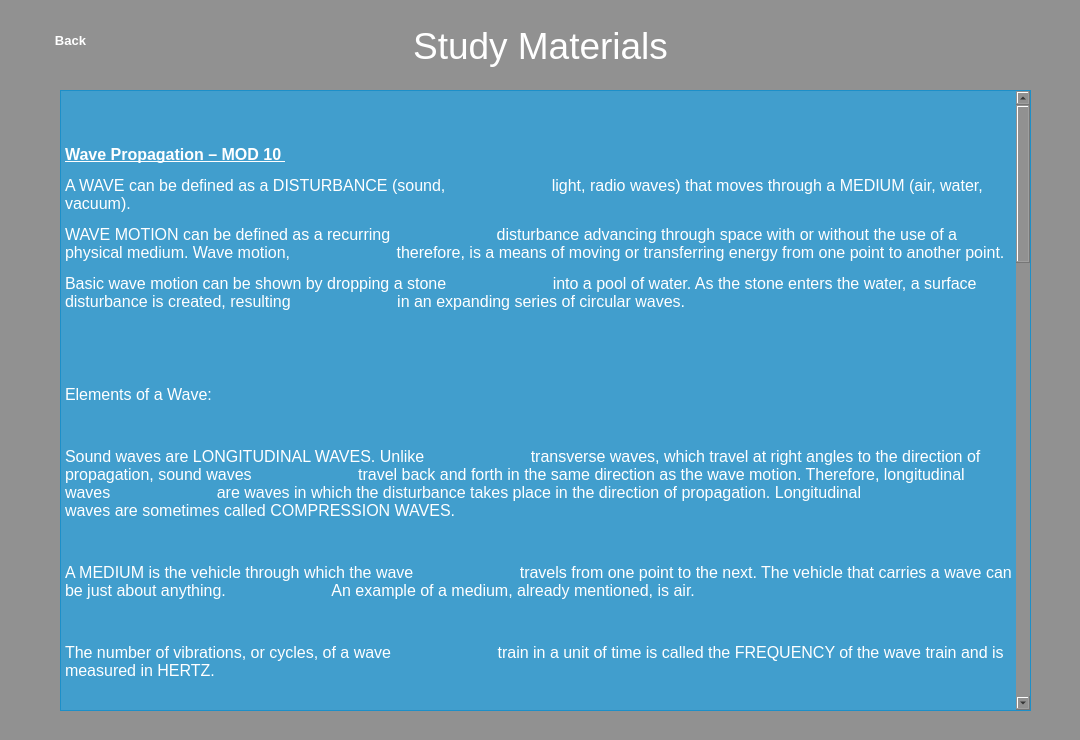
<?xml version="1.0" encoding="UTF-8"?>
<ui version="4.0">
    <class>MainWindow</class>
    <widget class="QMainWindow" name="MainWindow">
        <property name="geometry">
            <rect>
                <x>0</x>
                <y>0</y>
                <width>1080</width>
                <height>740</height>
            </rect>
        </property>
        <property name="minimumSize">
            <size>
                <width>1080</width>
                <height>740</height>
            </size>
        </property>
        <property name="maximumSize">
            <size>
                <width>1080</width>
                <height>740</height>
            </size>
        </property>
        <property name="windowTitle">
            <string>NEBULA - Study Materials</string>
        </property>
        <property name="styleSheet">
            <string notr="true">background-color: rgb(145, 145, 145);</string>
        </property>
        <widget class="QWidget" name="centralwidget">
            <widget class="QLabel" name="imgBackground">
                <property name="geometry">
                    <rect>
                        <x>0</x>
                        <y>0</y>
                        <width>1200</width>
                        <height>850</height>
                    </rect>
                </property>
                <property name="text">
                    <string/>
                </property>
                <property name="scaledContents">
                    <bool>true</bool>
                </property>
            </widget>
            <widget class="QTextBrowser" name="txtInput">
                <property name="geometry">
                    <rect>
                        <x>60</x>
                        <y>90</y>
                        <width>971</width>
                        <height>621</height>
                    </rect>
                </property>
                <property name="font">
                    <font>
                        <family>Segoe UI</family>
                        <pointsize>12</pointsize>
                    </font>
                </property>
                <property name="styleSheet">
                    <string notr="true">background-color: rgba(0, 170, 255, 55%);
                        color: rgb(255, 255, 255);
                    </string>
                </property>
                <property name="html">
                    <string>&lt;!DOCTYPE HTML PUBLIC &quot;-//W3C//DTD HTML 4.0//EN&quot; &quot;http://www.w3.org/TR/REC-html40/strict.dtd&quot;&gt;
                        &lt;html&gt;&lt;head&gt;&lt;meta name=&quot;qrichtext&quot; content=&quot;1&quot; /&gt;&lt;style
                        type=&quot;text/css&quot;&gt;
                        p, li { white-space: pre-wrap; }
                        &lt;/style&gt;&lt;/head&gt;&lt;body style=&quot; font-family:'Segoe UI'; font-size:12pt;
                        font-weight:400; font-style:normal;&quot;&gt;
                        &lt;p style=&quot; margin-top:12px; margin-bottom:12px; margin-left:0px; margin-right:0px;
                        -qt-block-indent:0; text-indent:0px;&quot;&gt;&lt;span style=&quot; font-weight:600;
                        text-decoration: underline;&quot;&gt;Wave Propagation – MOD 10 &lt;/span&gt;&lt;/p&gt;
                        &lt;p style=&quot; margin-top:12px; margin-bottom:12px; margin-left:0px; margin-right:0px;
                        -qt-block-indent:0; text-indent:0px;&quot;&gt;A WAVE can be defined as a DISTURBANCE (sound,
                        light, radio waves) that moves through a MEDIUM (air, water, vacuum). &lt;/p&gt;
                        &lt;p style=&quot; margin-top:12px; margin-bottom:12px; margin-left:0px; margin-right:0px;
                        -qt-block-indent:0; text-indent:0px;&quot;&gt;WAVE MOTION can be defined as a recurring
                        disturbance advancing through space with or without the use of a physical medium. Wave motion,
                        therefore, is a means of moving or transferring energy from one point to another point. &lt;/p&gt;
                        &lt;p style=&quot; margin-top:12px; margin-bottom:12px; margin-left:0px; margin-right:0px;
                        -qt-block-indent:0; text-indent:0px;&quot;&gt;Basic wave motion can be shown by dropping a stone
                        into a pool of water. As the stone enters the water, a surface disturbance is created, resulting
                        in an expanding series of circular waves. &lt;/p&gt;
                        &lt;p style=&quot; margin-top:12px; margin-bottom:12px; margin-left:0px; margin-right:0px;
                        -qt-block-indent:0; text-indent:0px;&quot;&gt;&lt;img src=&quot;file:///C:/Users/Justin/AppData/Local/Temp/msohtmlclip1/01/clip_image002.jpg&quot;
                        width=&quot;356&quot; height=&quot;259&quot; /&gt; &lt;/p&gt;
                        &lt;p style=&quot; margin-top:12px; margin-bottom:12px; margin-left:0px; margin-right:0px;
                        -qt-block-indent:0; text-indent:0px;&quot;&gt;  &lt;/p&gt;
                        &lt;p style=&quot; margin-top:12px; margin-bottom:12px; margin-left:0px; margin-right:0px;
                        -qt-block-indent:0; text-indent:0px;&quot;&gt;Elements of a Wave: &lt;/p&gt;
                        &lt;p style=&quot; margin-top:12px; margin-bottom:12px; margin-left:0px; margin-right:0px;
                        -qt-block-indent:0; text-indent:0px;&quot;&gt;&lt;img src=&quot;file:///C:/Users/Justin/AppData/Local/Temp/msohtmlclip1/01/clip_image004.jpg&quot;
                        width=&quot;624&quot; height=&quot;265&quot; /&gt; &lt;/p&gt;
                        &lt;p style=&quot; margin-top:12px; margin-bottom:12px; margin-left:0px; margin-right:0px;
                        -qt-block-indent:0; text-indent:0px;&quot;&gt;Sound waves are LONGITUDINAL WAVES. Unlike
                        transverse waves, which travel at right angles to the direction of propagation, sound waves
                        travel back and forth in the same direction as the wave motion. Therefore, longitudinal waves
                        are waves in which the disturbance takes place in the direction of propagation. Longitudinal
                        waves are sometimes called COMPRESSION WAVES. &lt;/p&gt;
                        &lt;p style=&quot; margin-top:12px; margin-bottom:12px; margin-left:0px; margin-right:0px;
                        -qt-block-indent:0; text-indent:0px;&quot;&gt;  &lt;/p&gt;
                        &lt;p style=&quot; margin-top:12px; margin-bottom:12px; margin-left:0px; margin-right:0px;
                        -qt-block-indent:0; text-indent:0px;&quot;&gt;A MEDIUM is the vehicle through which the wave
                        travels from one point to the next. The vehicle that carries a wave can be just about anything.
                        An example of a medium, already mentioned, is air. &lt;/p&gt;
                        &lt;p style=&quot; margin-top:12px; margin-bottom:12px; margin-left:0px; margin-right:0px;
                        -qt-block-indent:0; text-indent:0px;&quot;&gt;  &lt;/p&gt;
                        &lt;p style=&quot; margin-top:12px; margin-bottom:12px; margin-left:0px; margin-right:0px;
                        -qt-block-indent:0; text-indent:0px;&quot;&gt;The number of vibrations, or cycles, of a wave
                        train in a unit of time is called the FREQUENCY of the wave train and is measured in HERTZ. &lt;/p&gt;
                        &lt;p style=&quot; margin-top:12px; margin-bottom:12px; margin-left:0px; margin-right:0px;
                        -qt-block-indent:0; text-indent:0px;&quot;&gt;  &lt;/p&gt;
                        &lt;p style=&quot; margin-top:12px; margin-bottom:12px; margin-left:0px; margin-right:0px;
                        -qt-block-indent:0; text-indent:0px;&quot;&gt;There are two basic fields associated with every
                        antenna; an INDUCTION FIELD and a RADIATION FIELD. &lt;/p&gt;
                        &lt;p style=&quot; margin-top:12px; margin-bottom:12px; margin-left:0px; margin-right:0px;
                        -qt-block-indent:0; text-indent:0px;&quot;&gt;The PERIOD of a radio wave is simply the amount of
                        time required for the completion of one full cycle &lt;/p&gt;
                        &lt;p style=&quot; margin-top:12px; margin-bottom:12px; margin-left:0px; margin-right:0px;
                        -qt-block-indent:0; text-indent:0px;&quot;&gt;&lt;img src=&quot;file:///C:/Users/Justin/AppData/Local/Temp/msohtmlclip1/01/clip_image006.jpg&quot;
                        width=&quot;624&quot; height=&quot;183&quot; /&gt; &lt;/p&gt;
                        &lt;p style=&quot; margin-top:12px; margin-bottom:12px; margin-left:0px; margin-right:0px;
                        -qt-block-indent:0; text-indent:0px;&quot;&gt;  &lt;/p&gt;
                        &lt;p style=&quot; margin-top:12px; margin-bottom:12px; margin-left:0px; margin-right:0px;
                        -qt-block-indent:0; text-indent:0px;&quot;&gt;Refraction - the bending of the waves as they move
                        from one medium into another &lt;/p&gt;
                        &lt;p style=&quot; margin-top:12px; margin-bottom:12px; margin-left:0px; margin-right:0px;
                        -qt-block-indent:0; text-indent:0px;&quot;&gt;A radio wave that meets an obstacle has a natural
                        tendency to bend around the obstacle. The bending, called diffraction, results in a change of
                        direction of part of the wave energy from the normal line-of-sight path. &lt;/p&gt;
                        &lt;p style=&quot; margin-top:12px; margin-bottom:12px; margin-left:0px; margin-right:0px;
                        -qt-block-indent:0; text-indent:0px;&quot;&gt;The troposphere is the portion of the Earth's
                        atmosphere that extends from the surface of the Earth to a height of about 3.7 miles (6 km) at
                        the North Pole or the South Pole and 11.2 miles (18 km) at the equator. Virtually all weather
                        phenomena take place in the troposphere. The temperature in this region decreases rapidly with
                        altitude, clouds form, and there may be much turbulence because of variations in temperature,
                        density, and pressure. These conditions have a great effect on the propagation of radio waves.
                        &lt;/p&gt;
                        &lt;p style=&quot; margin-top:12px; margin-bottom:12px; margin-left:0px; margin-right:0px;
                        -qt-block-indent:0; text-indent:0px;&quot;&gt;The stratosphere is located between the
                        troposphere and the ionosphere. The temperature throughout this region is considered to be
                        almost constant and there is little water vapor present. The stratosphere has relatively little
                        effect on radio waves because it is a relatively calm region with little or no temperature
                        changes. &lt;/p&gt;
                        &lt;p style=&quot; margin-top:12px; margin-bottom:12px; margin-left:0px; margin-right:0px;
                        -qt-block-indent:0; text-indent:0px;&quot;&gt;The ionosphere extends upward from about 31.1
                        miles (50 km) to a height of about 250 miles (402 km). It contains four cloud-like layers of
                        electrically charged ions, which enable radio waves to be propagated to great distances around
                        the Earth. This is the most important region of the atmosphere for long distance point-to-point
                        communications. &lt;/p&gt;
                        &lt;p style=&quot; margin-top:12px; margin-bottom:12px; margin-left:0px; margin-right:0px;
                        -qt-block-indent:0; text-indent:0px;&quot;&gt;The ionosphere is composed of three layers
                        designated D, E, and F, from lowest level to highest level. The F layer is further divided into
                        two layers designated F1 (the lower layer) and F2 (the higher layer). &lt;/p&gt;
                        &lt;p style=&quot; margin-top:12px; margin-bottom:12px; margin-left:0px; margin-right:0px;
                        -qt-block-indent:0; text-indent:0px;&quot;&gt;&lt;span style=&quot; font-family:'Symbol';&quot;&gt;·&lt;/span&gt;&lt;span
                        style=&quot; font-family:'Times New Roman'; font-size:7pt;&quot;&gt;        &lt;/span&gt;The D
                        layer ranges from about 30 to 55 miles. Ionization in the D layer is low because it is the
                        lowest region of the ionosphere. This layer has the ability to refract signals of low
                        frequencies. High frequencies pass right through it and are attenuated. After sunset, the D
                        layer disappears because of the rapid recombination of ions. &lt;/p&gt;
                        &lt;p style=&quot; margin-top:12px; margin-bottom:12px; margin-left:0px; margin-right:0px;
                        -qt-block-indent:0; text-indent:0px;&quot;&gt;&lt;span style=&quot; font-family:'Symbol';&quot;&gt;·&lt;/span&gt;&lt;span
                        style=&quot; font-family:'Times New Roman'; font-size:7pt;&quot;&gt;        &lt;/span&gt;The E
                        layer limits are from about 55 to 90 miles. This layer is also known as the Kennelly- Heaviside
                        layer, because these two men were the first to propose its existence. The rate of ionic
                        recombination in this layer is rather rapid after sunset and the layer is almost gone by
                        midnight. This layer has the ability to refract signals as high as 20 megahertz. For this
                        reason, it is valuable for communications in ranges up to about 1500 miles. &lt;/p&gt;
                        &lt;p style=&quot; margin-top:12px; margin-bottom:12px; margin-left:0px; margin-right:0px;
                        -qt-block-indent:0; text-indent:0px;&quot;&gt;&lt;span style=&quot; font-family:'Symbol';&quot;&gt;·&lt;/span&gt;&lt;span
                        style=&quot; font-family:'Times New Roman'; font-size:7pt;&quot;&gt;        &lt;/span&gt;The F
                        layer exists from about 90 to 240 miles. During the daylight hours, the F layer separates into
                        two layers, the F1 and F2 layers. The ionization level in these layers is quite high and varies
                        widely during the day. At noon, this portion of the atmosphere is closest to the sun and the
                        degree of ionization is maximum. Since the atmosphere is rarefied at these heights,
                        recombination occurs slowly after sunset. Therefore, a fairly constant ionized layer is always
                        present. The F layers are responsible for high-frequency, long distance transmission. &lt;/p&gt;
                        &lt;p style=&quot; margin-top:12px; margin-bottom:12px; margin-left:0px; margin-right:0px;
                        -qt-block-indent:0; text-indent:0px;&quot;&gt;Ground waves – two types: surface wave , space
                        wave &lt;/p&gt;
                        &lt;p style=&quot; margin-top:12px; margin-bottom:12px; margin-left:0px; margin-right:0px;
                        -qt-block-indent:0; text-indent:0px;&quot;&gt;Surface wave - reaches the receiving site by
                        traveling along the surface of the ground &lt;/p&gt;
                        &lt;p style=&quot; margin-top:12px; margin-bottom:12px; margin-left:0px; margin-right:0px;
                        -qt-block-indent:0; text-indent:0px;&quot;&gt;The space wave follows two distinct paths from the
                        transmitting antenna to the receiving antenna—one through the air directly to the receiving
                        antenna, the other reflected from the ground to the receiving antenna. The primary path of the
                        space wave is directly from the transmitting antenna to the receiving antenna. So, the receiving
                        antenna must be located within the radio horizon of the transmitting antenna. Because space
                        waves are refracted slightly, even when propagated through the troposphere, the radio horizon is
                        actually about one-third farther than the line-of-sight or natural horizon. &lt;/p&gt;
                        &lt;p style=&quot; margin-top:12px; margin-bottom:12px; margin-left:0px; margin-right:0px;
                        -qt-block-indent:0; text-indent:0px;&quot;&gt;The sky wave, often called the ionospheric wave,
                        is radiated in an upward direction and returned to Earth at some distant location because of
                        refraction from the ionosphere. &lt;/p&gt;
                        &lt;p style=&quot; margin-top:12px; margin-bottom:12px; margin-left:0px; margin-right:0px;
                        -qt-block-indent:0; text-indent:0px;&quot;&gt;SKIP DISTANCE/SKIP ZONE is the distance from the
                        transmitter to the point where the sky wave is first returned to Earth. The size of the skip
                        distance depends on the frequency of the wave, the angle of incidence, and the degree of
                        ionization present. &lt;/p&gt;
                        &lt;p style=&quot; margin-top:12px; margin-bottom:12px; margin-left:0px; margin-right:0px;
                        -qt-block-indent:0; text-indent:0px;&quot;&gt;For any given time, each ionospheric layer has a
                        maximum frequency at which radio waves can be transmitted vertically and refracted back to
                        Earth. This frequency is known as the CRITICAL FREQUENCY &lt;/p&gt;
                        &lt;p style=&quot; margin-top:12px; margin-bottom:12px; margin-left:0px; margin-right:0px;
                        -qt-block-indent:0; text-indent:0px;&quot;&gt;An additional factor that can interfere with radio
                        communications is the presence of ELECTROMAGNETIC INTERFERENCE (EMI). This interference can
                        result in annoying or impossible operating conditions. Sources of EMI are both man-made and
                        natural &lt;/p&gt;
                        &lt;p style=&quot; margin-top:12px; margin-bottom:12px; margin-left:0px; margin-right:0px;
                        -qt-block-indent:0; text-indent:0px;&quot;&gt;The 27-day sunspot cycle causes variations in the
                        ionization density of the layers on a day-to-day basis. The fluctuations in the F2 layer are
                        greater than for any other layer. For this reason, precise predictions on a day-to-day basis of
                        the critical frequency of the F2 layer are not possible. &lt;/p&gt;
                        &lt;p style=&quot; margin-top:12px; margin-bottom:12px; margin-left:0px; margin-right:0px;
                        -qt-block-indent:0; text-indent:0px;&quot;&gt;  &lt;/p&gt;
                        &lt;p style=&quot; margin-top:12px; margin-bottom:12px; margin-left:0px; margin-right:0px;
                        -qt-block-indent:0; text-indent:0px;&quot;&gt;For successful communications between any two
                        specified locations at any given time of the day, there is a maximum useable frequency, a lowest
                        useable frequency, and an optimum frequency (FOT) that can be used &lt;/p&gt;
                        &lt;p style=&quot; margin-top:12px; margin-bottom:12px; margin-left:0px; margin-right:0px;
                        -qt-block-indent:0; text-indent:0px;&quot;&gt;The MUF is highest around noon when ultraviolet
                        light waves from the sun are the most intense. &lt;/p&gt;
                        &lt;p style=&quot; margin-top:12px; margin-bottom:12px; margin-left:0px; margin-right:0px;
                        -qt-block-indent:0; text-indent:0px;&quot;&gt;LUF - A wave whose frequency is too low is
                        absorbed to such an extent that it is too weak for reception. &lt;/p&gt;
                        &lt;p style=&quot; margin-top:12px; margin-bottom:12px; margin-left:0px; margin-right:0px;
                        -qt-block-indent:0; text-indent:0px;&quot;&gt;NATURAL HORIZON is the line-of-sight horizon. &lt;/p&gt;
                        &lt;p style=&quot; margin-top:12px; margin-bottom:12px; margin-left:0px; margin-right:0px;
                        -qt-block-indent:0; text-indent:0px;&quot;&gt;RADIO HORIZON is one-third farther than the
                        natural horizon. &lt;/p&gt;
                        &lt;p style=&quot; margin-top:12px; margin-bottom:12px; margin-left:0px; margin-right:0px;
                        -qt-block-indent:0; text-indent:0px;&quot;&gt;The path that a refracted wave follows to the
                        receiver depends on the angle at which the wave strikes the ionosphere. You should remember,
                        however, that the rf energy radiated by a transmitting antenna spreads out with distance. The
                        energy therefore strikes the ionosphere at many different angles rather than a single angle.
                        After the rf energy of a given frequency enters an ionospheric region, the paths that this
                        energy might follow are many. It may reach the receiving antenna via two or more paths through a
                        single layer. It may also, reach the receiving antenna over a path involving more than one
                        layer, by multiple hops between the ionosphere and Earth, or by any combination of these paths.
                        &lt;/p&gt;
                        &lt;p style=&quot; margin-top:12px; margin-bottom:12px; margin-left:0px; margin-right:0px;
                        -qt-block-indent:0; text-indent:0px;&quot;&gt;Many factors affect a radio wave in its path
                        between the transmitting and receiving sites. The factor that has the greatest adverse effect on
                        radio waves is ABSORPTION. Absorption results in the loss of energy of a radio wave and has a
                        pronounced effect on both the strength of received signals and the ability to communicate over
                        long distances. &lt;/p&gt;
                        &lt;p style=&quot; margin-top:12px; margin-bottom:12px; margin-left:0px; margin-right:0px;
                        -qt-block-indent:0; text-indent:0px;&quot;&gt;  &lt;/p&gt;&lt;/body&gt;&lt;/html&gt;
                    </string>
                </property>
            </widget>
            <widget class="QLabel" name="lblSubHeader">
                <property name="geometry">
                    <rect>
                        <x>220</x>
                        <y>0</y>
                        <width>641</width>
                        <height>91</height>
                    </rect>
                </property>
                <property name="font">
                    <font>
                        <family>Segoe UI</family>
                        <pointsize>28</pointsize>
                    </font>
                </property>
                <property name="styleSheet">
                    <string notr="true">color: rgb(255, 255, 255);
                        background: transparent;
                    </string>
                </property>
                <property name="text">
                    <string>Study Materials</string>
                </property>
                <property name="alignment">
                    <set>Qt::AlignCenter</set>
                </property>
                <property name="wordWrap">
                    <bool>true</bool>
                </property>
            </widget>
            <widget class="QToolButton" name="btnBack">
                <property name="geometry">
                    <rect>
                        <x>10</x>
                        <y>10</y>
                        <width>121</width>
                        <height>61</height>
                    </rect>
                </property>
                <property name="font">
                    <font>
                        <family>Segoe UI</family>
                        <pointsize>10</pointsize>
                        <weight>75</weight>
                        <bold>true</bold>
                    </font>
                </property>
                <property name="layoutDirection">
                    <enum>Qt::LeftToRight</enum>
                </property>
                <property name="styleSheet">
                    <string notr="true">#btnBack {

                        background-color: transparent;
                        color: rgb(255, 255, 255);
                        border: none;
                        border-radius: 10px;
                        }
                        #btnBack:hover{


                        background-color: rgba(85, 170, 255, 55%);
                        color: rgb(255, 255, 255);
                        }
                        #btnBack:pressed {
                        background-color: transparent;
                        color: rgb(255, 255, 255);
                        }
                    </string>
                </property>
                <property name="text">
                    <string>Back</string>
                </property>
                <property name="iconSize">
                    <size>
                        <width>30</width>
                        <height>30</height>
                    </size>
                </property>
                <property name="toolButtonStyle">
                    <enum>Qt::ToolButtonTextBesideIcon</enum>
                </property>
            </widget>
        </widget>
    </widget>
    <resources/>
    <connections/>
</ui>
